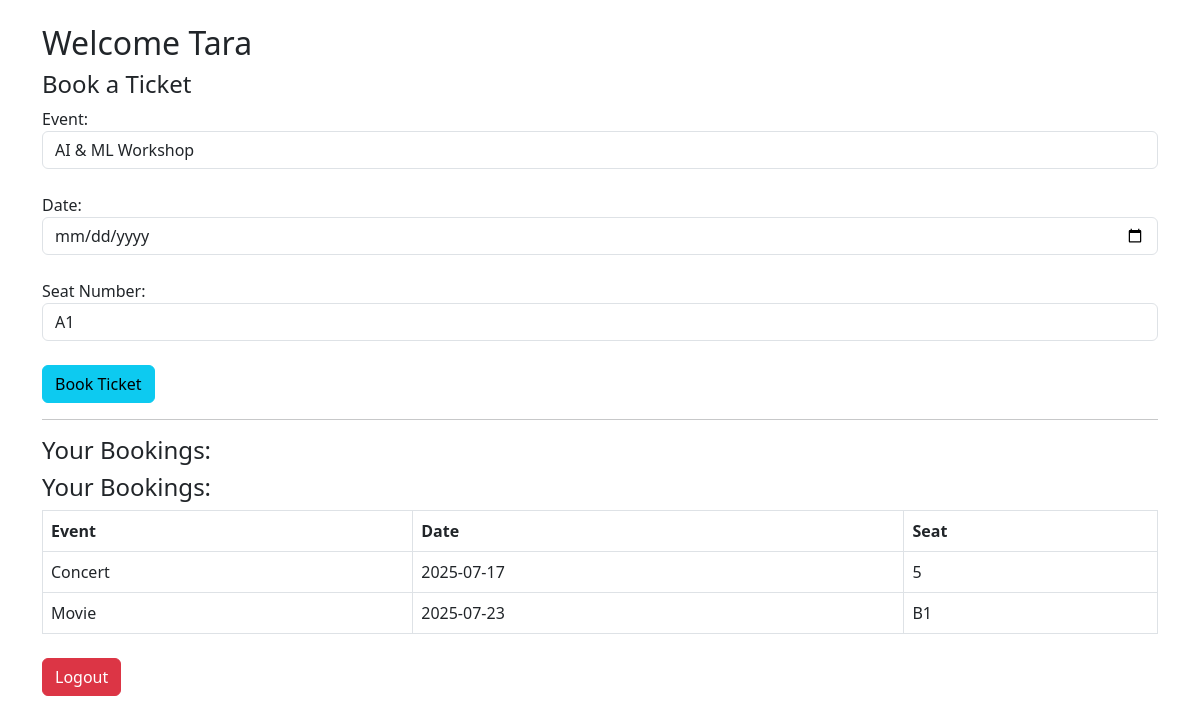
The page /dashboard (signed in) on the database as committed earlier.
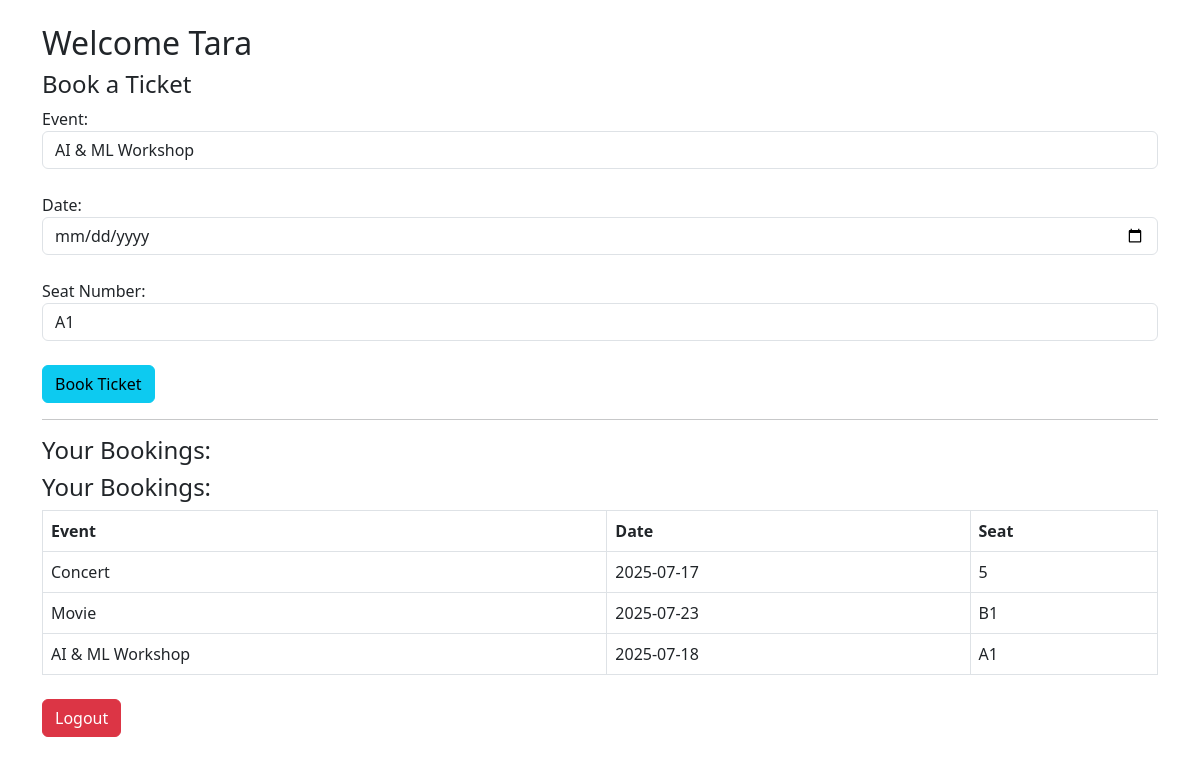
The same page on the database as committed later.
### tables this page shows
CREATE TABLE bookings (id INTEGER PRIMARY KEY, user TEXT, event TEXT, date TEXT, seat TEXT);

### app.py (the view)
@app.route('/dashboard')
def dashboard():
    if 'user' not in session:
        return redirect('/login')
    all_seats = ['A1', 'A2', 'A3', 'B1', 'B2', 'B3', 'C1', 'C2', 'C3']
    conn = sqlite3.connect('booking.db')
    c = conn.cursor()
    c.execute("SELECT * FROM bookings WHERE user=?", (session['user'],))
    bookings = c.fetchall()
    c.execute("SELECT seat FROM bookings WHERE date = date('now')")
    booked = [row[0] for row in c.fetchall()]
    conn.close()
    available_seats = [s for s in all_seats if s not in booked]
    return render_template('dashboard.html', user=session['user'], bookings=bookings, seats=available_seats)

### Templates/dashboard.html (shortened to what this page needs)
{% extends 'base.html' %}
{% block content %}
<h2>Welcome {{ user }}</h2>
<h4>Book a Ticket</h4>
<form method="POST" action="/book">
    <label>Event:</label>
    <select name="event" class="form-control" required>
    <option value="AI & ML Workshop">AI & ML Workshop</option>
</select>
    </select><br>
    <label>Date:</label>
    <input type="date" name="date" class="form-control" required><br>
    <label>Seat Number:</label>
    <select name="seat" class="form-control" required>
        {% for seat in seats %}
            <option value="{{ seat }}">{{ seat }}</option>
        {% endfor %}
    </select><br>
    <button type="submit" class="btn btn-info">Book Ticket</button>
</form>
<hr>
<h4>Your Bookings:</h4>
{% if bookings %}
<h4>Your Bookings:</h4>
<table class="table table-bordered">
    <thead>
        <tr>
            <th>Event</th>
            <th>Date</th>
            <th>Seat</th>
        </tr>
    </thead>
    <tbody>
        {% for b in bookings %}
        <tr>
            <td>{{ b[2] }}</td>
            <td>{{ b[3] }}</td>
            <td>{{ b[4] }}</td>
        </tr>
        {% endfor %}
    </tbody>
</table>
{% else %}
<p>No bookings yet.</p>
{% endif %}
<a href="/logout" class="btn btn-danger mt-2">Logout</a>
{% endblock %}

### Templates/base.html (shortened to what this page needs)
<!DOCTYPE html>
<html lang="en">
<head>
    <link href="https://cdn.jsdelivr.net/npm/bootstrap@5.3.0/dist/css/bootstrap.min.css" rel="stylesheet">
</head>
<body>
    <div class="container mt-4">
        {% block content %}{% endblock %}
    </div>
</body>
</html>

Rows that differ between the two databases and show on the page:
added bookings: event "AI & ML Workshop", date "2025-07-18", seat "A1"
